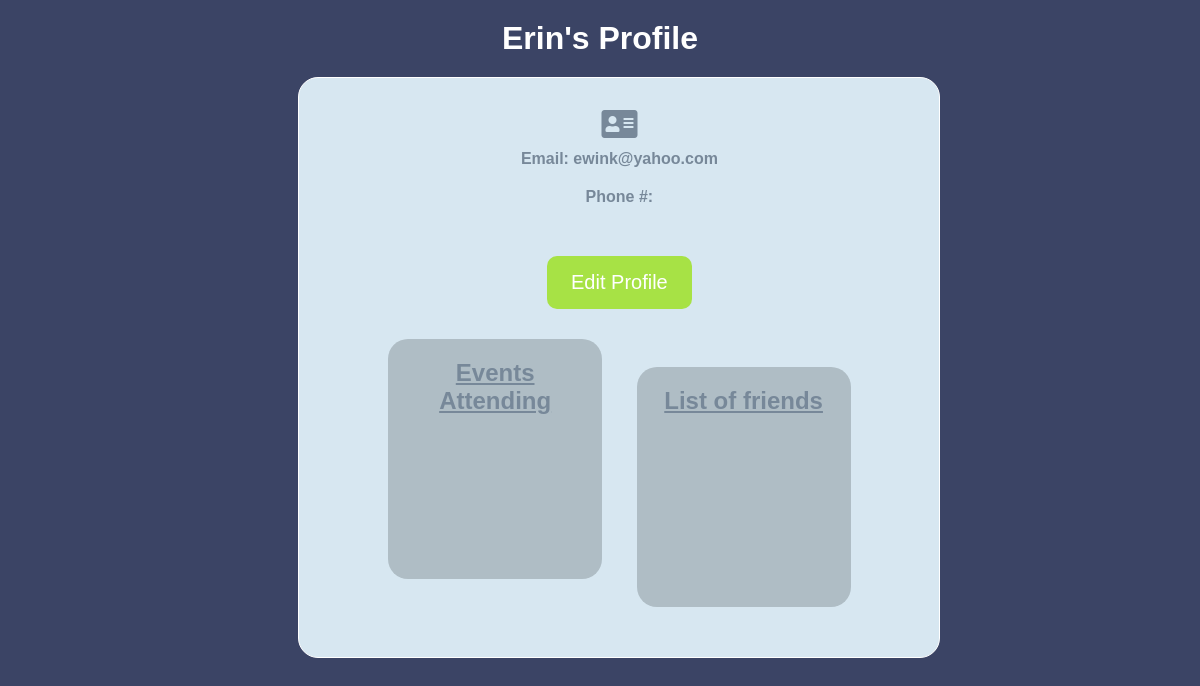
/u/profile/2/ (signed in), run on an earlier commit of the app's database.
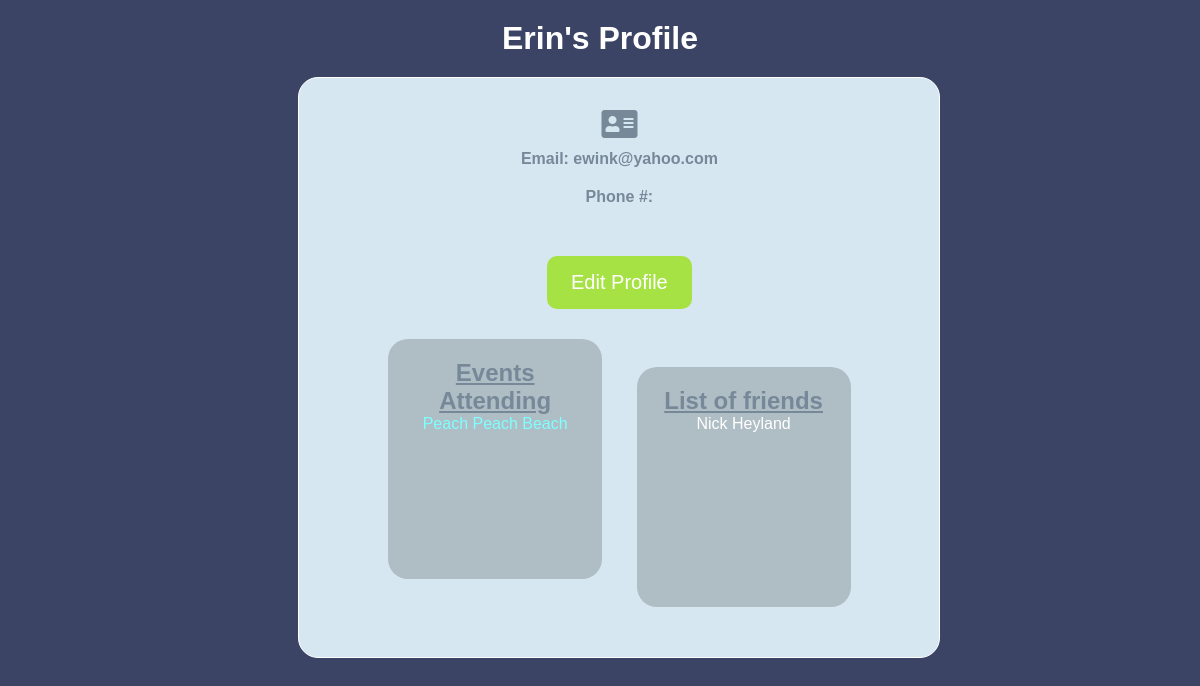
And on a later commit of the database.
### planner/models.py (models this page shows)
class Event(models.Model):
    created_by = models.ForeignKey(
        User, related_name='created_event', on_delete=models.CASCADE)
    title = models.CharField(max_length=255)
    desc = models.CharField(max_length=255)
    start_time = models.DateTimeField()
    end_time = models.DateTimeField()
    address = models.CharField(max_length=255, null=True)
    public = models.BooleanField(default=False)
    invitees = models.ManyToManyField(User,
        related_name='invited_to') # Indentation change. /ew
    objects = EventManager()

### login/models.py (models this page shows)
class User(models.Model):
    first_name = models.CharField(max_length=255)
    last_name = models.CharField(max_length=255)
    password = models.CharField(max_length=255)
    email = models.CharField(max_length=255)
    phone = models.CharField(max_length=12, blank=True)
    friends = models.ManyToManyField('self')
    objects = UserManager()

### social/views.py (the view)
# urls.py: path('profile/<int:userID>/', SocialViews.viewProfile, name = 'viewProfile'),
def viewProfile(request, userID):
    currentUser = User.objects.get(id=request.session['user_id'])
    viewUser = User.objects.get(id=userID)
    context = {
        'viewUser': viewUser,
        'currentUser': currentUser
    }
    return render(request, 'social/profile.html', context)

### social/templates/social/profile.html (shortened to what this page needs)
<!DOCTYPE html>
<html lang="en">
{% load static%}
<head>
    <link rel="stylesheet" href="{% static 'css/social_style.css' %}" />
    <link rel="stylesheet" href="https://use.fontawesome.com/releases/v5.15.2/css/all.css">
</head>
<body>
    <div class="container">
        <h1>{{ viewUser.first_name }}'s Profile</h1>
        <div class="profile">
            <i class="fas fa-address-card fa-2x" style="color: lightslategray; margin-bottom: 10px;"></i>
            <h4>Email: {{ viewUser.email }}</h4>
            {% if viewUser.id == currentUser.id %}
            <h4>Phone #: {{ viewUser.phone }}</h4>
            <a href="{% url 'editProfile' viewUser.id %}" role="button" class="button">Edit Profile</a>
            {% endif %}
            <div class="links">
                <div class="events">
                    <h2 style="text-decoration: underline;">Events Attending</h2>
                    {% for event in viewUser.created_event.all %}
                        {% if event.public == True %}
                        <ul>
                            <li><a href="{% url 'eventDetail' event.id %}">{{ event.title }}</a></li>
                        </ul>
                        {% endif %}
                    {% endfor %}
                </div>
                <div class="friends">
                    <h2 style="text-decoration: underline;">List of friends</h2>
                    <ul>
                        {% for friend in viewUser.friends.all %}
                            <li>{{ friend.first_name }} {{ friend.last_name }}</li>
                        {% endfor %}
                    </ul>
                </div>
            </div>
        </div>
    </div>
</body>
</html>

What changed in the data, as far as the page shows it:
added Event: title "Peach Peach Beach"
now on this page (row unchanged): User: first_name "Nick", last_name "Heyland"
